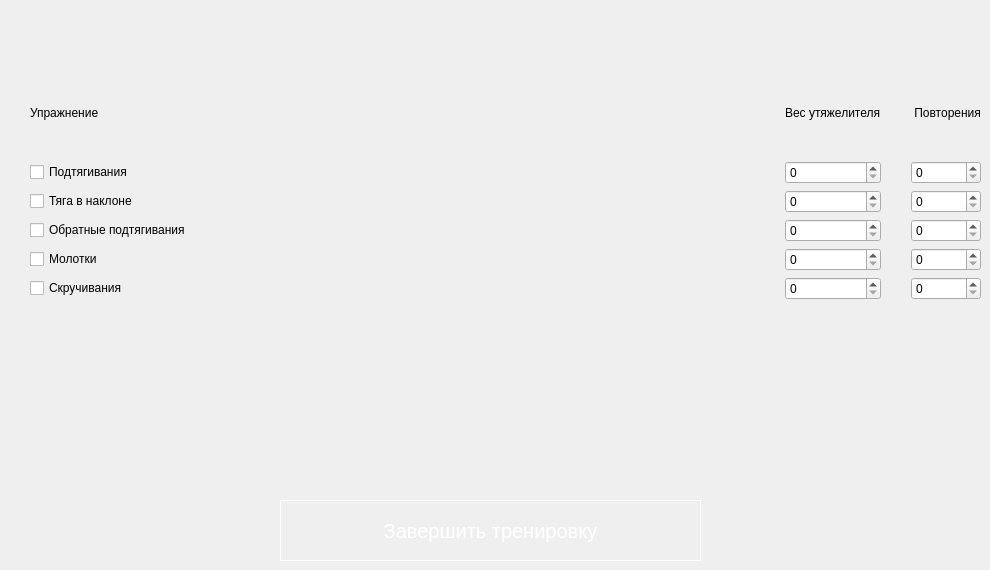
              <widget class="QWidget" name="tab_4">
               <attribute name="title">
                <string>День 4</string>
               </attribute>
               <widget class="QPushButton" name="pushButton_complete_4">
                <property name="geometry">
                 <rect>
                  <x>280</x>
                  <y>500</y>
                  <width>421</width>
                  <height>61</height>
                 </rect>
                </property>
                <property name="styleSheet">
                 <string notr="true">QPushButton {
border:1px solid #fff;
font-size:20px;
color:#fff;
}
QPushButton:hover {
	background-color: rgb(85, 170, 255);
}</string>
                </property>
                <property name="text">
                 <string>Завершить тренировку</string>
                </property>
               </widget>
               <widget class="QWidget" name="gridLayoutWidget_4">
                <property name="geometry">
                 <rect>
                  <x>30</x>
                  <y>70</y>
                  <width>951</width>
                  <height>230</height>
                 </rect>
                </property>
                <layout class="QGridLayout" name="gridLayout_4" rowstretch="0,0,0,0,0,0" columnstretch="3,0,0">
                 <property name="horizontalSpacing">
                  <number>30</number>
                 </property>
                 <item row="1" column="2">
                  <widget class="QSpinBox" name="spinBox_reps_1_4"/>
                 </item>
                 <item row="4" column="0">
                  <widget class="QCheckBox" name="checkBox_exersize_4_4">
                   <property name="text">
                    <string>Молотки</string>
                   </property>
                  </widget>
                 </item>
                 <item row="5" column="0">
                  <widget class="QCheckBox" name="checkBox_exersize_5_4">
                   <property name="text">
                    <string>Скручивания</string>
                   </property>
                   <property name="checked">
                    <bool>false</bool>
                   </property>
                  </widget>
                 </item>
                 <item row="0" column="1">
                  <widget class="QLabel" name="label_extraWeigh_4">
                   <property name="text">
                    <string>Вес утяжелителя</string>
                   </property>
                  </widget>
                 </item>
                 <item row="3" column="2">
                  <widget class="QSpinBox" name="spinBox_reps_3_4"/>
                 </item>
                 <item row="1" column="0">
                  <widget class="QCheckBox" name="checkBox_exersize_1_4">
                   <property name="text">
                    <string>Подтягивания</string>
                   </property>
                   <property name="checked">
                    <bool>false</bool>
                   </property>
                  </widget>
                 </item>
                 <item row="2" column="0">
                  <widget class="QCheckBox" name="checkBox_exersize_2_4">
                   <property name="text">
                    <string>Тяга в наклоне</string>
                   </property>
                  </widget>
                 </item>
                 <item row="3" column="1">
                  <widget class="QSpinBox" name="spinBox_extraWeight_3_4"/>
                 </item>
                 <item row="0" column="2">
                  <widget class="QLabel" name="label_reps_4">
                   <property name="text">
                    <string> Повторения</string>
                   </property>
                  </widget>
                 </item>
                 <item row="3" column="0">
                  <widget class="QCheckBox" name="checkBox_exersize_3_4">
                   <property name="text">
                    <string>Обратные подтягивания</string>
                   </property>
                  </widget>
                 </item>
                 <item row="1" column="1">
                  <widget class="QSpinBox" name="spinBox_extraWeight_1_4"/>
                 </item>
                 <item row="2" column="2">
                  <widget class="QSpinBox" name="spinBox_reps_2_4"/>
                 </item>
                 <item row="2" column="1">
                  <widget class="QSpinBox" name="spinBox_extraWeight_2_4"/>
                 </item>
                 <item row="4" column="1">
                  <widget class="QSpinBox" name="spinBox_extraWeight_4_4"/>
                 </item>
                 <item row="4" column="2">
                  <widget class="QSpinBox" name="spinBox_reps_4_4"/>
                 </item>
                 <item row="5" column="1">
                  <widget class="QSpinBox" name="spinBox_extraWeight_5_4"/>
                 </item>
                 <item row="5" column="2">
                  <widget class="QSpinBox" name="spinBox_reps_5_4"/>
                 </item>
                 <item row="0" column="0">
                  <widget class="QLabel" name="label_exersize_4">
                   <property name="text">
                    <string>Упражнение</string>
                   </property>
                  </widget>
                 </item>
                </layout>
               </widget>
              </widget>
